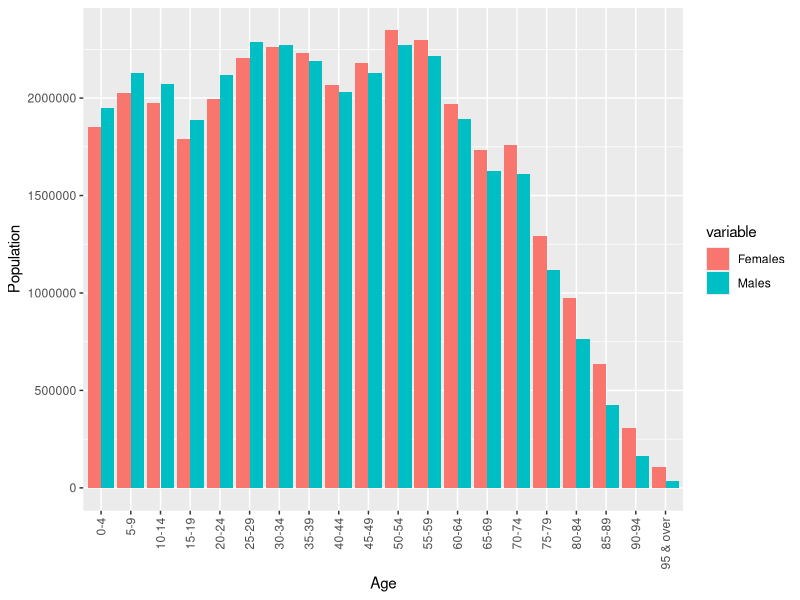
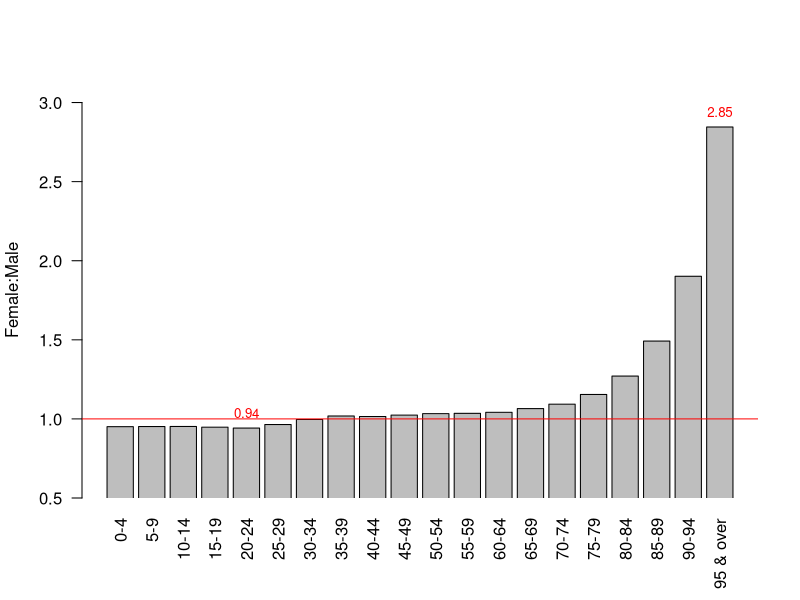
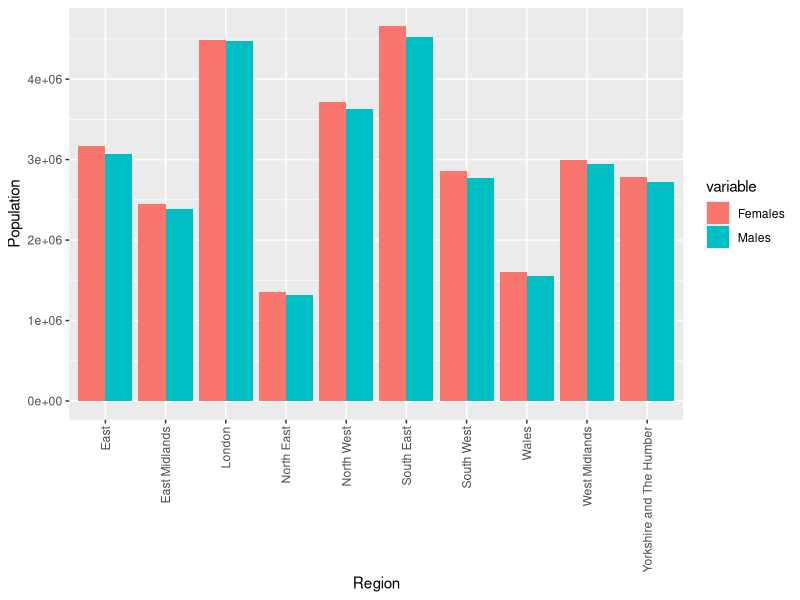
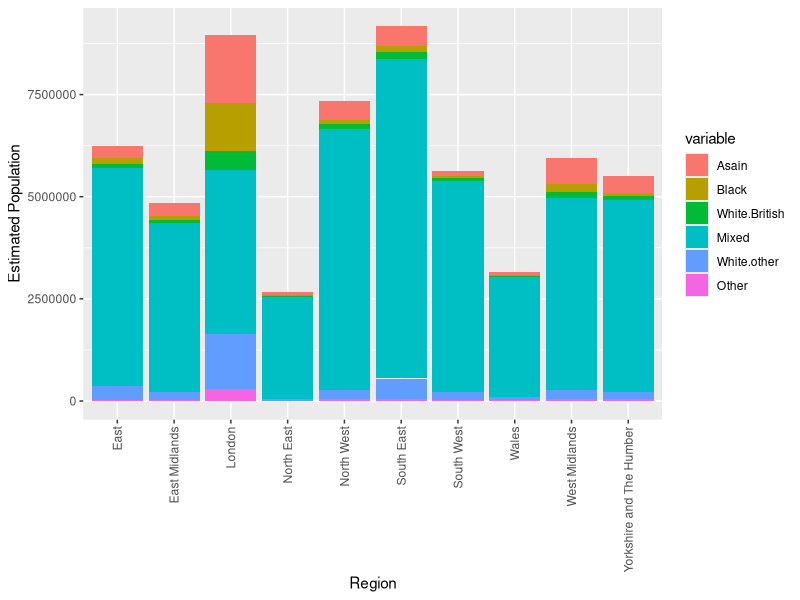

Source code (R) for these figures, in order:
## ---- chunk 1
library(ggplot2)
library(reshape2) # melt
## ---- chunk 2
pop_data<-read.csv("data/population/UK_Projected_Population_2020.csv")
total_pop<-sum(pop_data$Total)

female_to_male<-sum(pop_data$Females)/sum(pop_data$Males)
paste("UK wide Female to Male Ratio: ",round(female_to_male,3))
## ---- chunk 3
# Longform data for grouped columns
long_data<-melt(data=pop_data, id.vars="Age",measure.vars=c("Females","Males"))

# plot
pop_by_age<-ggplot(data=long_data, aes(x=Age,y=value,fill=variable)) + 
  geom_bar(stat="identity",position=position_dodge()) +
  theme(axis.text.x = element_text(angle = 90, vjust = 0.5, hjust=1))+ theme(axis.text.x = element_text(angle = 90, vjust = 0.5, hjust=1)) +
  ylab("Population")
pop_by_age
## ---- chunk 4
female_to_male<-pop_data$Females/pop_data$Males

# label min and max columns
labels<-round(female_to_male,2)
labels[which(labels!=max(labels) & labels!=min(labels))]<-""

p<-barplot(female_to_male,ylim=c(.5,max(female_to_male)*1.1),xpd=FALSE,names=pop_data$Age,las=2,ylab="Female:Male")
p<-text(x=p,y=female_to_male,label=labels,pos=3,cex=0.8,col="red")
p<-p+abline(h=1,col="red")
## ---- chunk 5
regional_data<-read.csv("data/population/ENG_WAL_Population_Region_2019.csv")
head(regional_data)
## ---- chunk 6
# Longform data for grouped columns
long_data<-melt(data=regional_data, id.vars="Region",measure.vars=c("Females","Males"))
long_data

pop_by_region<-ggplot(data=long_data, aes(x=Region,y=value,fill=variable)) + 
  geom_bar(stat="identity",position=position_dodge()) +
  theme(axis.text.x = element_text(angle = 90, vjust = 0.5, hjust=1))+ theme(axis.text.x = element_text(angle = 90, vjust = 0.5, hjust=1)) +
  ylab("Population")
pop_by_region
## ---- chunk 7
ethnic_data<-read.csv("data/population/ENG_WAL_Population_Region_Ethnicity.csv")
head(ethnic_data)
## ---- chunk 8
# How to read column with variable specifying name
# r<-"East"
# ethnic_data[[r]]

estimated_data<-data.frame(matrix(ncol=7,nrow=0)) # prepare data frame

# estimate population of each ethnicity in each region
for (r in regional_data$Region) {
  r_col<-gsub(" ",".",r)
  estimates<-c()
  for (i in seq(to=dim(ethnic_data)[1])) {
    e<-ethnic_data$X[i]
    ethnic_percent<-ethnic_data[[r_col]][i]/100
    total_pop<-regional_data[which(regional_data$Region==r),]$Total
    estimate<-round(ethnic_percent*total_pop)
    estimates<-c(estimates,estimate)
  }
  estimated_data<-rbind(estimated_data,c(r,estimates))
}
colnames(estimated_data)<-c("Region","Asain","Black","White.British","Mixed","White.other","Other")
estimated_data[,2:7]<-sapply(estimated_data[,2:7],as.integer)
estimated_data

## ---- chunk 9
# make data long-form for stackable columns
long_data<-melt(data=estimated_data, id.vars="Region",measure.vars=colnames(estimated_data)[2:7])
long_data

pop_by_ethnicity<-ggplot(data=long_data, aes(x=Region,y=value,fill=variable)) + 
  geom_bar(stat="identity") +
  theme(axis.text.x = element_text(angle = 90, vjust = 0.5, hjust=1))+ theme(axis.text.x = element_text(angle = 90, vjust = 0.5, hjust=1)) +
  ylab("Estimated Population")
pop_by_ethnicity
